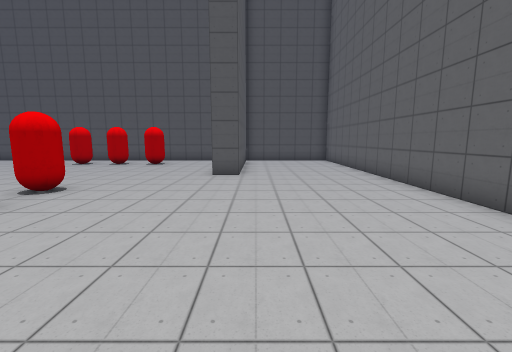
view 1 (above)

17 first-person views from a walk through a 3-D level made in the Unity game engine. The camera is 1.3 m above the floor, tilts 8° down and sees 90° across. The floor is counted in squares, 1 m on a side. Each view is taken from the middle of a square. On the plan, view 1 faces up. The plan holds only what a view shows up to about 13 squares ahead; the rest is blank. The player is left out. Some animated figures are left out.

view 2
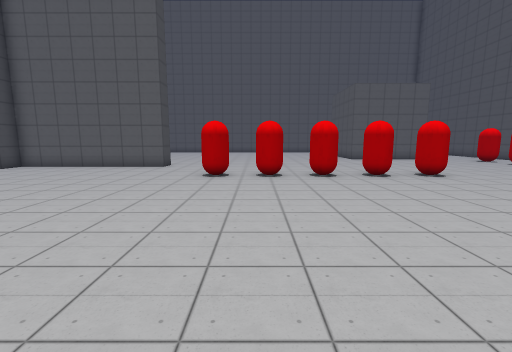

view 3
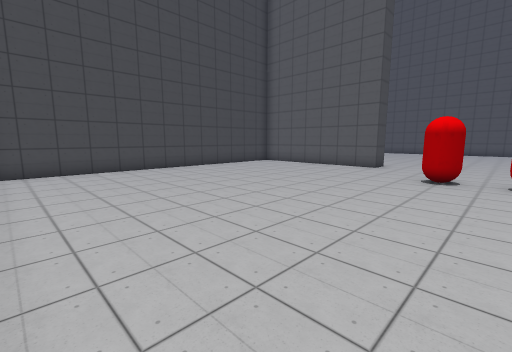

view 4
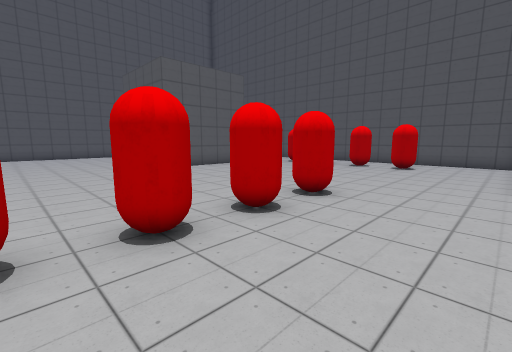

view 5
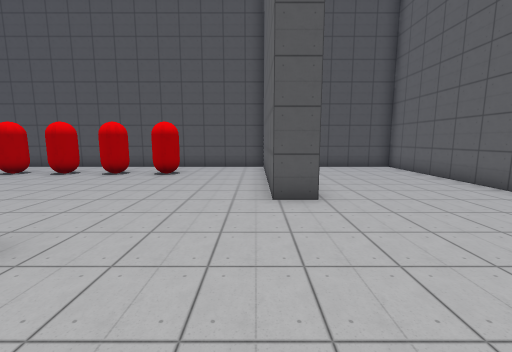

view 6
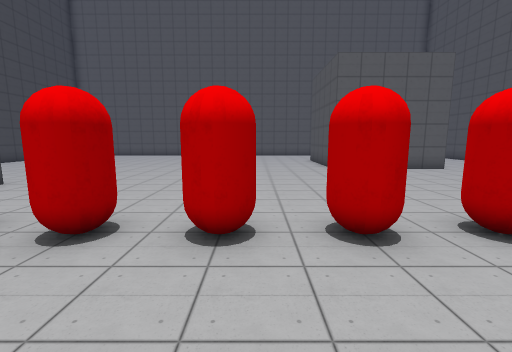

view 7
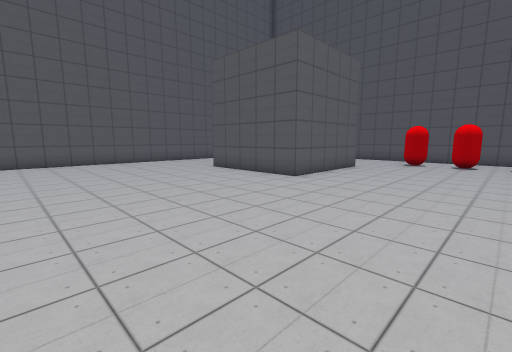

view 8
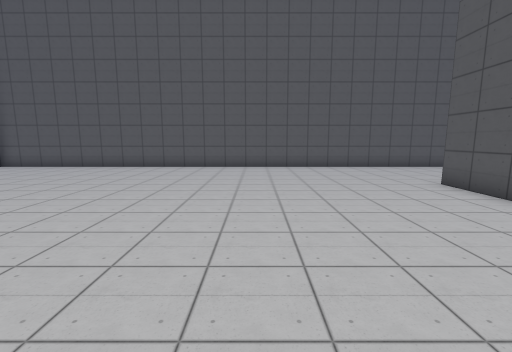

view 9
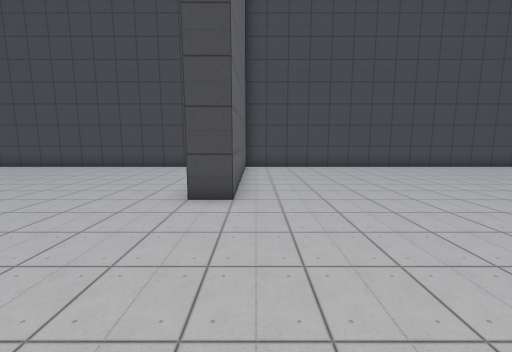

view 10
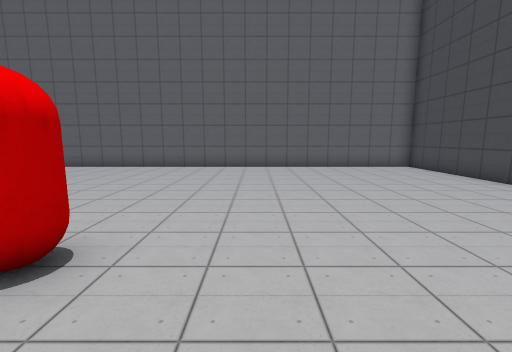

view 11
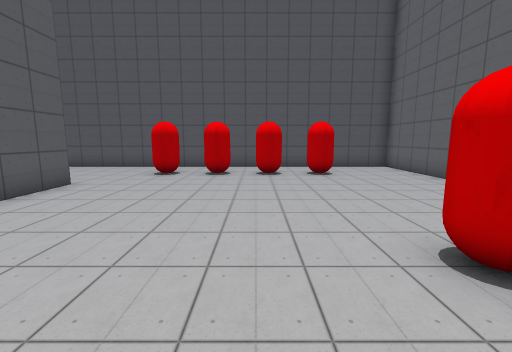

view 12
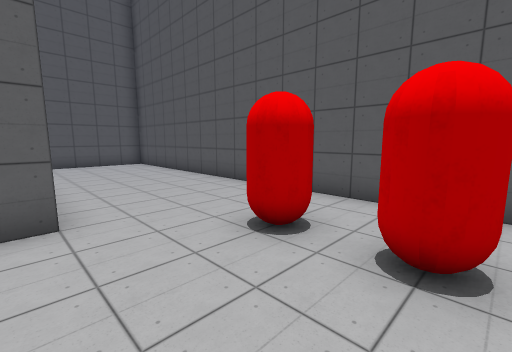

view 13
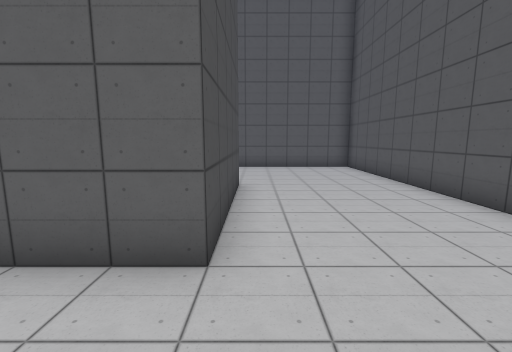

view 14
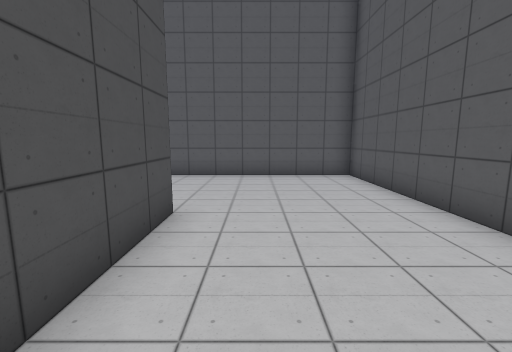

view 15
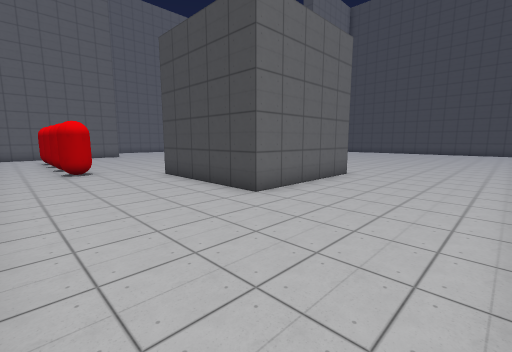

view 16
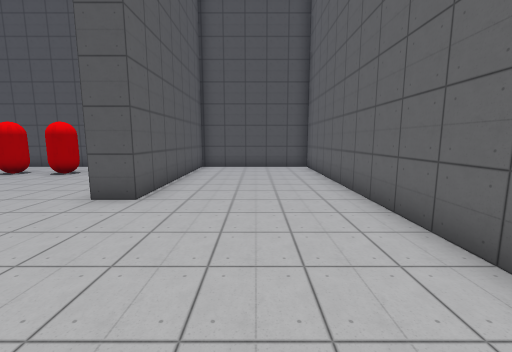

view 17
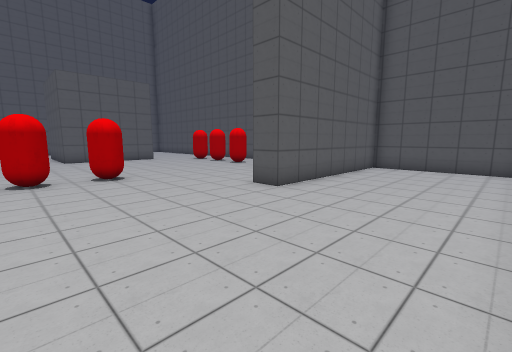

### Floor plan
Points are (right, up) in squares from view 1. A wall is a line through its corners. A room is listed if a view was taken in it or the views show most of it. See-through windows are left out.
Room 1 (views 1, 2, 3, 4, 5, 6, 7, 8, 9, 10, 11, 12, 13, 14, 15, 16, 17)
walls: (-13.5, 6.5) (-18.5, 6.5) (-18.5, 11.5) (-13.5, 11.5) (-13.5, 6.5); (-9.5, -11) (-9.5, -4.5) (-8.5, -4.5) (-8.5, -11.5) (4.5, -11.5) (4.5, 16.5) (-0.6, 16.5) (-0.6, 9.5) (-1.6, 9.5) (-1.6, 16.5) (-23.5, 16.5) (-23.5, -11.5); (-22.5, -11.5) (-9.5, -11.5)
objects: other object (-12, 14) to (-11, 14); other object (-10, 14) to (-9, 14); other object (-8, 14) to (-7, 14); other object (-6, -2) to (-5, -1); other object (-6, 0) to (-5, 1); other object (-6, 2) to (-5, 3); other object (-6, 4) to (-5, 5); other object (-6, 6) to (-5, 7); other object (-6, 14) to (-5, 14)

Positions as (right, up) in squares from view 1, and headings:
1: (0, 0), facing up
2: (4, 0), facing left
3: (4, 0), facing down-left
4: (-2, 1), facing up-left
5: (-2, 4), facing up
6: (-2, 3), facing left
7: (-8, -1), facing up-left
8: (-11, 1), facing left
9: (-10, 1), facing down
10: (-8, -4), facing right
11: (-8, 4), facing up
12: (-9, 11), facing up-left
13: (-11, 12), facing left
14: (-14, 13), facing left
15: (-23, 16), facing down-right
16: (2, 4), facing up
17: (4, 4), facing up-left
